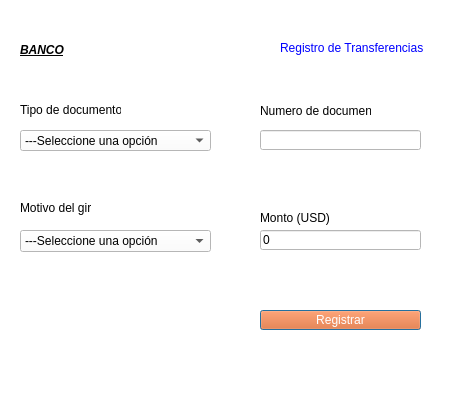
<?xml version="1.0" encoding="UTF-8"?>
<ui version="4.0">
 <class>Dialog</class>
 <widget class="QDialog" name="Dialog">
  <property name="windowModality">
   <enum>Qt::ApplicationModal</enum>
  </property>
  <property name="geometry">
   <rect>
    <x>0</x>
    <y>0</y>
    <width>476</width>
    <height>396</height>
   </rect>
  </property>
  <property name="windowTitle">
   <string>Registrar Transacciones</string>
  </property>
  <property name="styleSheet">
   <string notr="true">background-color: rgb(255, 255, 255);</string>
  </property>
  <widget class="QLabel" name="label">
   <property name="geometry">
    <rect>
     <x>20</x>
     <y>0</y>
     <width>131</width>
     <height>101</height>
    </rect>
   </property>
   <property name="styleSheet">
    <string notr="true">
font: 20pt &quot;MS Shell Dlg 2&quot;;</string>
   </property>
   <property name="text">
    <string>&lt;html&gt;&lt;head/&gt;&lt;body&gt;&lt;p&gt;&lt;span style=&quot; font-weight:600; font-style:italic; text-decoration: underline;&quot;&gt;BANCO&lt;/span&gt;&lt;/p&gt;&lt;/body&gt;&lt;/html&gt;</string>
   </property>
   <property name="scaledContents">
    <bool>true</bool>
   </property>
  </widget>
  <widget class="QLabel" name="label_3">
   <property name="geometry">
    <rect>
     <x>280</x>
     <y>40</y>
     <width>191</width>
     <height>16</height>
    </rect>
   </property>
   <property name="styleSheet">
    <string notr="true">color: rgb(0, 0, 255);
font: 8pt &quot;MS Shell Dlg 2&quot;;



</string>
   </property>
   <property name="text">
    <string>Registro de Transferencias</string>
   </property>
  </widget>
  <widget class="QLabel" name="label_4">
   <property name="geometry">
    <rect>
     <x>20</x>
     <y>100</y>
     <width>101</width>
     <height>20</height>
    </rect>
   </property>
   <property name="styleSheet">
    <string notr="true">
font: 8pt &quot;MS Shell Dlg 2&quot;;</string>
   </property>
   <property name="text">
    <string>Tipo de documento</string>
   </property>
  </widget>
  <widget class="QComboBox" name="cbTipo">
   <property name="geometry">
    <rect>
     <x>20</x>
     <y>130</y>
     <width>191</width>
     <height>21</height>
    </rect>
   </property>
   <property name="styleSheet">
    <string notr="true">font: 8pt &quot;MS Shell Dlg 2&quot;;</string>
   </property>
   <item>
    <property name="text">
     <string>---Seleccione una opción</string>
    </property>
   </item>
   <item>
    <property name="text">
     <string>DNI - Documento nacional de identidad</string>
    </property>
   </item>
   <item>
    <property name="text">
     <string>PSS - Pasaporte</string>
    </property>
   </item>
   <item>
    <property name="text">
     <string>VISA</string>
    </property>
   </item>
  </widget>
  <widget class="QLabel" name="label_2">
   <property name="geometry">
    <rect>
     <x>260</x>
     <y>100</y>
     <width>111</width>
     <height>21</height>
    </rect>
   </property>
   <property name="styleSheet">
    <string notr="true">
font: 8pt &quot;MS Shell Dlg 2&quot;;</string>
   </property>
   <property name="text">
    <string>Numero de documento</string>
   </property>
  </widget>
  <widget class="QLineEdit" name="txtDocumento">
   <property name="geometry">
    <rect>
     <x>260</x>
     <y>130</y>
     <width>161</width>
     <height>20</height>
    </rect>
   </property>
   <property name="styleSheet">
    <string notr="true">font: 9pt &quot;MS Shell Dlg 2&quot;;</string>
   </property>
  </widget>
  <widget class="QLabel" name="label_5">
   <property name="geometry">
    <rect>
     <x>20</x>
     <y>200</y>
     <width>71</width>
     <height>16</height>
    </rect>
   </property>
   <property name="styleSheet">
    <string notr="true">
font: 8pt &quot;MS Shell Dlg 2&quot;;</string>
   </property>
   <property name="text">
    <string>Motivo del giro</string>
   </property>
  </widget>
  <widget class="QComboBox" name="cbMotivo">
   <property name="geometry">
    <rect>
     <x>20</x>
     <y>230</y>
     <width>191</width>
     <height>22</height>
    </rect>
   </property>
   <item>
    <property name="text">
     <string>---Seleccione una opción</string>
    </property>
   </item>
   <item>
    <property name="text">
     <string>Honorarios/Servicios técnicos</string>
    </property>
   </item>
   <item>
    <property name="text">
     <string>Remesas/Giros</string>
    </property>
   </item>
   <item>
    <property name="text">
     <string>Donaciones</string>
    </property>
   </item>
  </widget>
  <widget class="QLabel" name="label_6">
   <property name="geometry">
    <rect>
     <x>260</x>
     <y>210</y>
     <width>81</width>
     <height>16</height>
    </rect>
   </property>
   <property name="styleSheet">
    <string notr="true">
font: 8pt &quot;MS Shell Dlg 2&quot;;</string>
   </property>
   <property name="text">
    <string>Monto (USD)</string>
   </property>
  </widget>
  <widget class="QLineEdit" name="txtMonto">
   <property name="geometry">
    <rect>
     <x>260</x>
     <y>230</y>
     <width>161</width>
     <height>20</height>
    </rect>
   </property>
   <property name="styleSheet">
    <string notr="true">font: 9pt &quot;MS Shell Dlg 2&quot;;</string>
   </property>
   <property name="text">
    <string>0</string>
   </property>
  </widget>
  <widget class="QPushButton" name="btnRegistrar">
   <property name="geometry">
    <rect>
     <x>260</x>
     <y>310</y>
     <width>161</width>
     <height>20</height>
    </rect>
   </property>
   <property name="cursor">
    <cursorShape>PointingHandCursor</cursorShape>
   </property>
   <property name="styleSheet">
    <string notr="true">font: 75 12pt &quot;MS Shell Dlg 2&quot;;
background-color: rgb(255, 85, 0);
color: rgb(255, 255, 255);


</string>
   </property>
   <property name="text">
    <string>Registrar</string>
   </property>
  </widget>
 </widget>
 <resources/>
 <connections/>
</ui>
